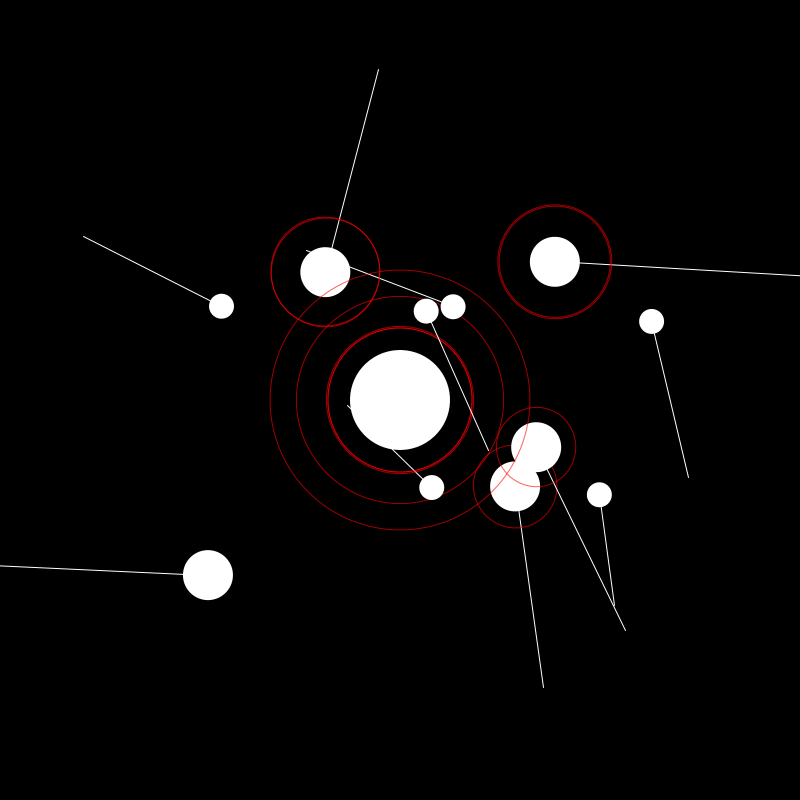
Frame 1 (no input)
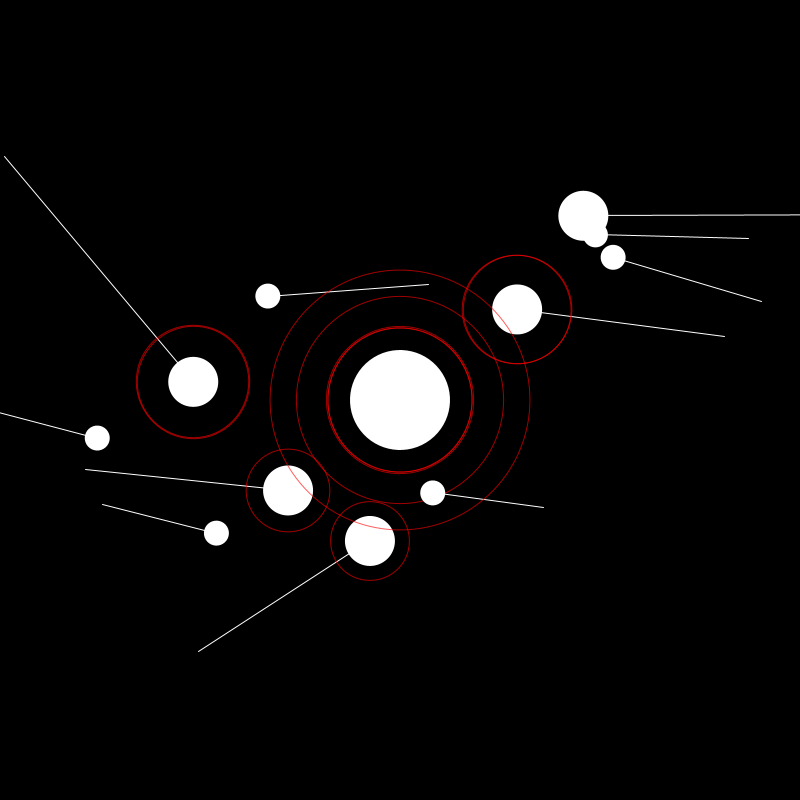
Frame 60 (the mouse pressed at the canvas centre just before this capture)
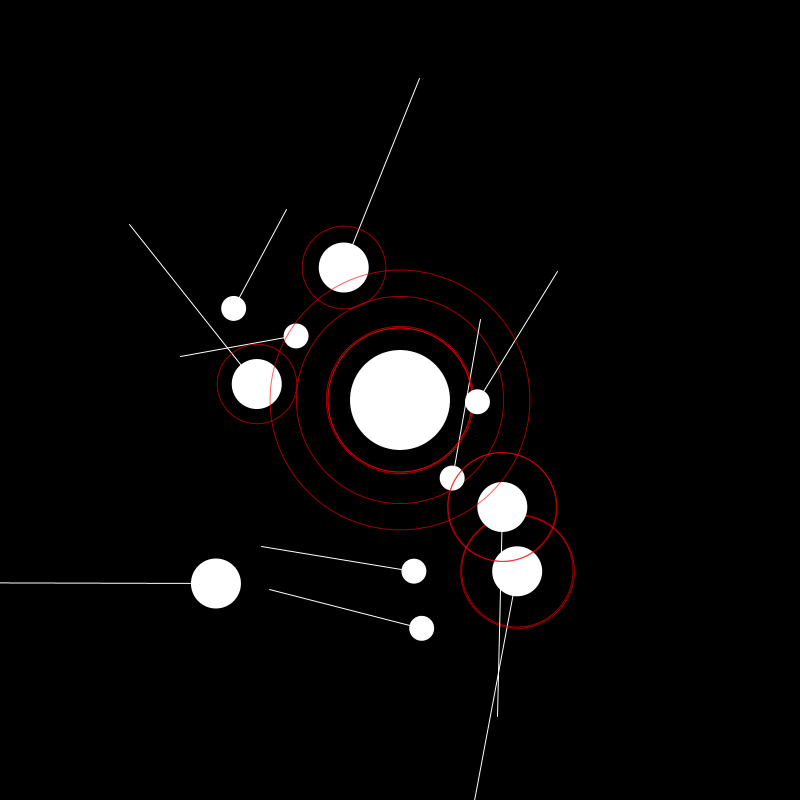
Frame 120 (the mouse held since frame 60 and released just before this capture)

The Processing sketch that drew these frames (run headless with seeded random() and noise(); from frame 60 on, the mouse is pressed at the canvas centre):

// Processing sketch: Week11_2
// ── Week11_2.pde
Planet planet;

void setup(){
  size(800, 800);
  smooth();
  frameRate(45);
  planet = new Planet(50, 0, 0);
  planet.spawn(5, 1);
}

void draw(){
  background(0);
  translate(width/2, height/2);
  planet.display();
  planet.orbit();
}
// ── Planet.pde
class Planet{
  float radius;
  float angle;
  float moveSpeed;
  float distance;
  Planet [] planets;
  
  Planet(float r, float d, float m){
    radius = r;
    distance = d;
    angle = random(TWO_PI);
    moveSpeed = m;
  }
  
  void orbit(){
    angle = angle + moveSpeed;
    if(planets !=null){
    for(int i=0; i< planets.length; i++){
      planets[i].orbit();
    }
    }
  }
  
  void spawn(int total, int level){
   // fill(random(40,255));
  planets = new Planet[total];
  for(int i = 0; i< planets.length; i++){
    float r = radius/2;
    float d = random(70, 200);
    float m = random(0.01, 0.07);

    planets[i] = new Planet(r, d/level*2, m);
    if(level <2){
      int num = int(random(0,3));
    planets[i].spawn(num, level+1);
    }
  }
 }
  
  void display(){
    pushMatrix();
    //translate(width/2,height/2);

     stroke(255,0,0,160);
     noFill();
    ellipse(0,0, distance, distance);
    popMatrix();
    
    pushMatrix();

    rotate(angle);
    translate(distance, 0);
     stroke(255);
    
    line(0,0,distance,distance);
    fill(255);
    
    
    noStroke();
    ellipse(0,0, radius*2, radius*2);
    

    if (planets !=null){
    for(int i = 0; i< planets.length; i++){
      planets[i].display();
    }
   }
   popMatrix();
  
  }
}
